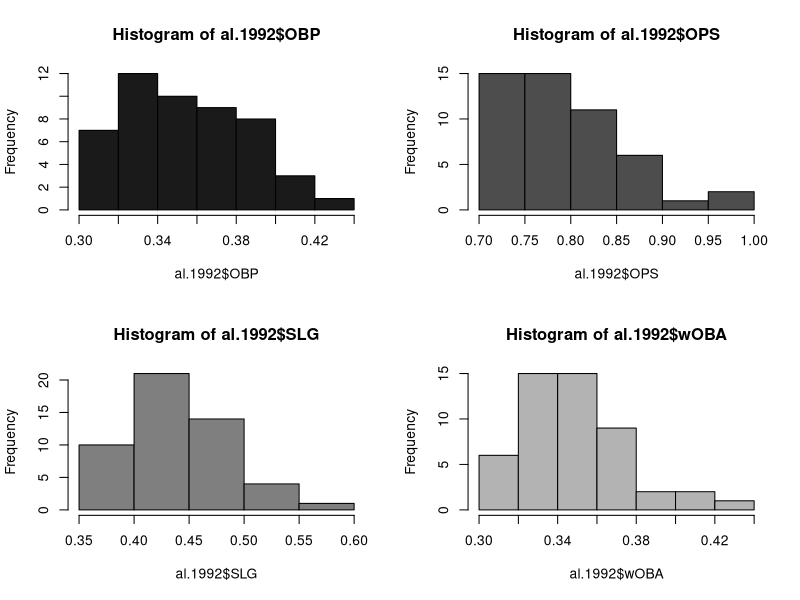

R code for this plot:
setwd("C:/Users/jwolo/OneDrive/Sport-Analytics/04-Support/")
al.1992 <- read.csv("AL.1992.batting.csv")

make.OBP <- function(h,bb,hbp,ab,sf){
  (h+bb+hbp) / (ab+bb+hbp+sf)
}

make.singles <- function(h,b2,b3,hr){
  h-b2-b3-hr
}

make.SLG <- function(h,b2,b3,hr,ab){
  b1 <- make.singles(h,b2,b3,hr)
  (b1+2*b2+3*b3+4*hr)/ab
}

make.wOBA <- function(h,b2,b3,hr,pa,bb,hbp){
  b1 <- make.singles(h,b2,b3,hr)
  (.72*bb+.75*hbp+.9*b1+1.24*b2+1.56*b3+1.95*hr)/pa
}

al.1992$OBP <- apply(al.1992[,3:13],   # 1992 AL dataset - numbers only
                     1,                # row-wise application
                     function(x){make.OBP(x[4],x[8],x[10],x[2],x[11])}
)

al.1992$SLG <- apply(al.1992[,3:13],   
                     1,                
                     function(x){make.SLG(x[4],x[5],x[6],x[7],x[2])}
)

al.1992$OPS <- with(al.1992, OBP+SLG)

al.1992$wOBA <- apply(al.1992[,3:13],  
                     1,               
                     function(x){make.wOBA(x[4],x[5],x[6],x[7],x[1],x[8],x[10])}
)


top.wOBA <- al.1992[order(-al.1992$wOBA),][1:10,c(1,14,15,16,17)]

cor.mat <- cor(al.1992[,c(11,14:17)])

par(mfrow=c(2,2))
hist(al.1992$OBP, col="gray10")
hist(al.1992$OPS, col="gray30")
hist(al.1992$SLG, col="gray50")
hist(al.1992$wOBA, col="gray70")
